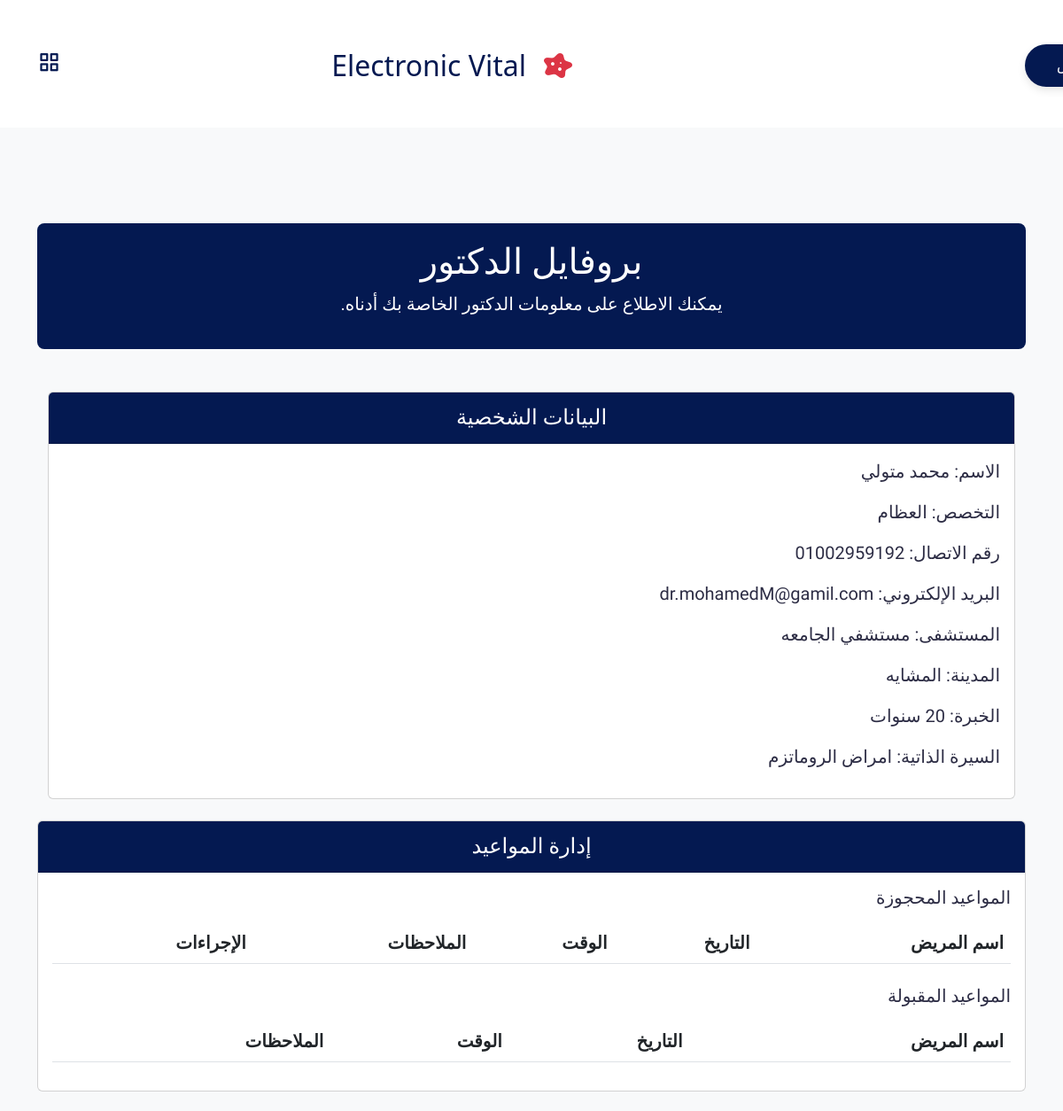
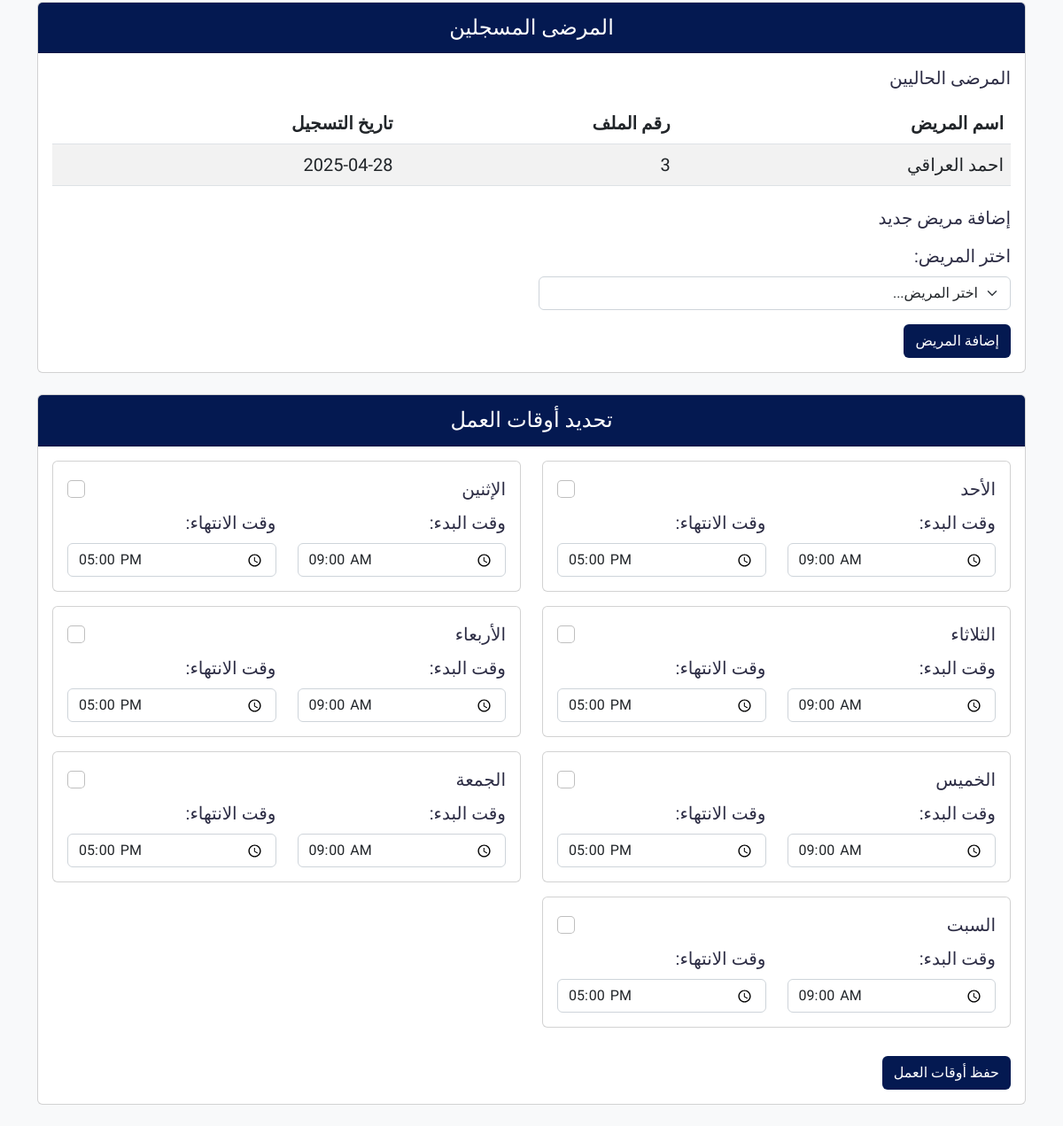
The page /doctor_profile.php (signed in) on the database as committed earlier (2 pictures, top to bottom).
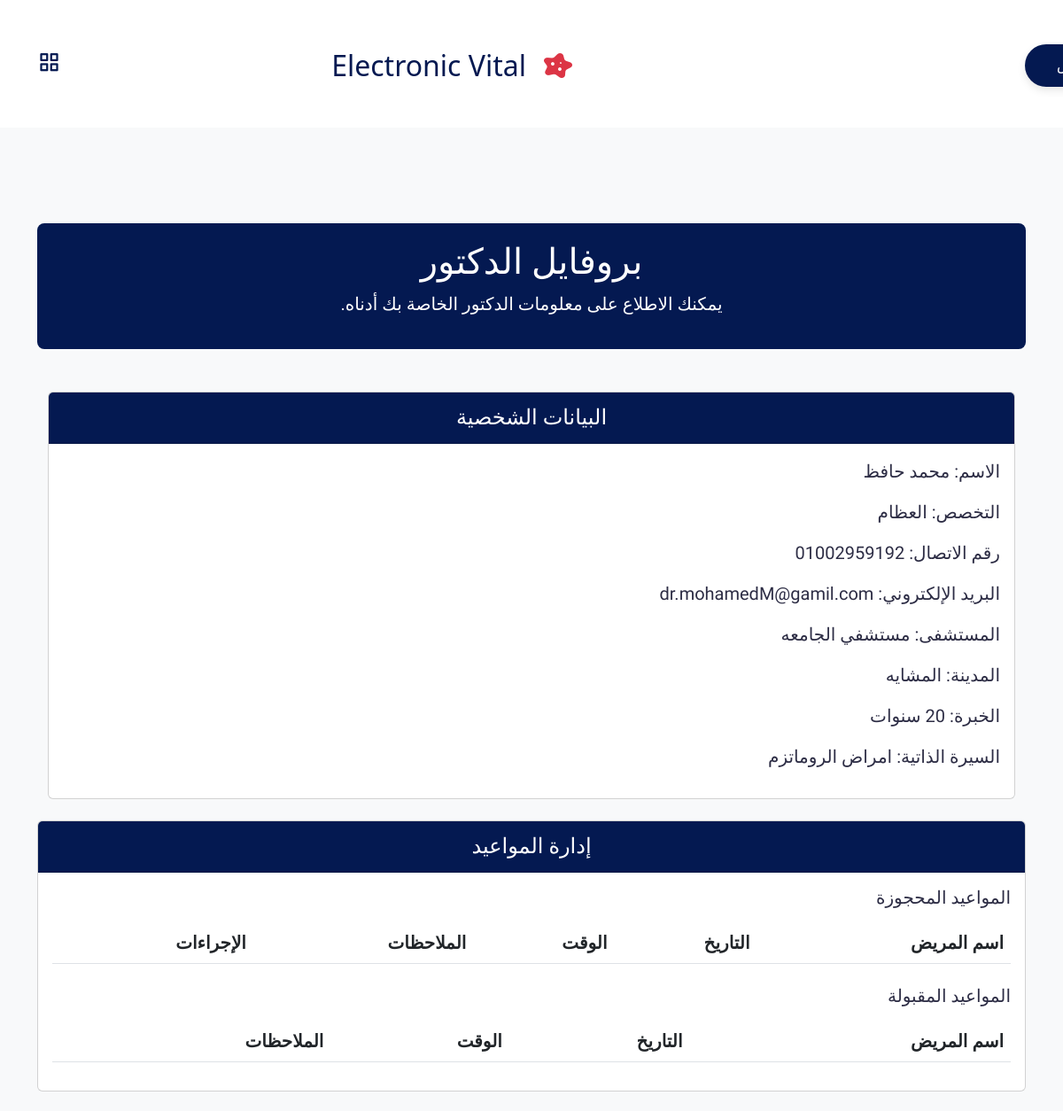
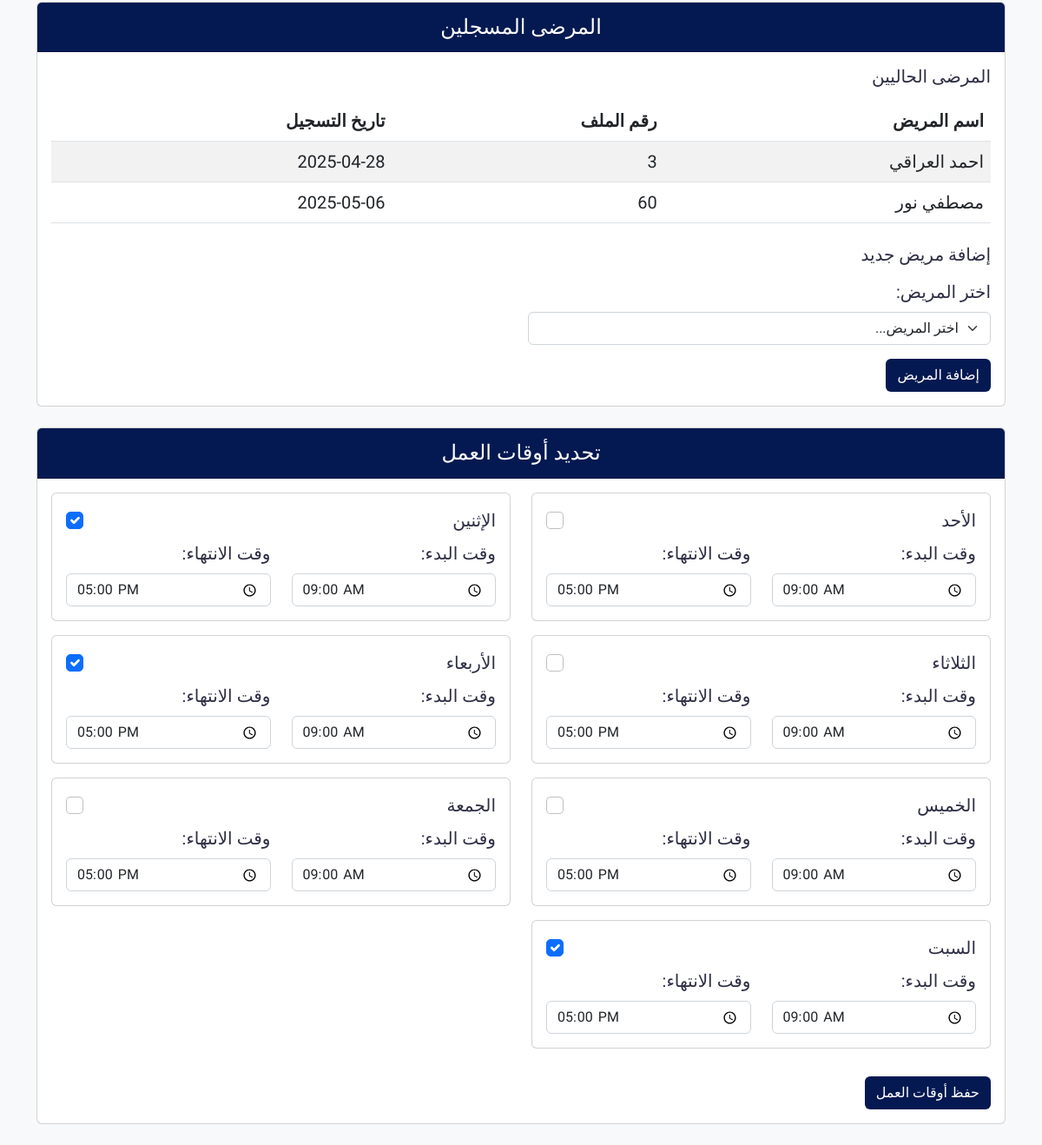
The same page on the database as committed later (2 pictures, top to bottom).
### tables this page shows
CREATE TABLE `doctors` (
  `doctor_id` int NOT NULL,
  `name` varchar(100) NOT NULL,
  `specialty` varchar(100) DEFAULT NULL,
  `contact_number` varchar(20) DEFAULT NULL,
  `email` varchar(100) DEFAULT NULL,
  `hospital_affiliation` varchar(255) DEFAULT NULL,
  `password` varchar(255) NOT NULL,
  `address` varchar(255) NOT NULL,
  `qualification` varchar(255) NOT NULL,
  `experience` int NOT NULL,
  `created_at` timestamp NOT NULL DEFAULT CURRENT_TIMESTAMP,
  `status` enum('active','inactive') NOT NULL DEFAULT 'active',
  `working_hours` text
);

CREATE TABLE `patient_doctors` (
  `id` int NOT NULL,
  `patient_id` int DEFAULT NULL,
  `doctor_id` int DEFAULT NULL,
  `registration_date` timestamp NULL DEFAULT CURRENT_TIMESTAMP
);

CREATE TABLE `patients` (
  `patient_id` int NOT NULL,
  `name` varchar(100) NOT NULL,
  `date_of_birth` date NOT NULL,
  `gender` enum('Male','Female','Other') NOT NULL,
  `contact_number` varchar(20) DEFAULT NULL,
  `email` varchar(100) DEFAULT NULL,
  `address` text,
  `password` varchar(255) NOT NULL,
  `created_at` timestamp NOT NULL DEFAULT CURRENT_TIMESTAMP,
  `status` enum('active','inactive') NOT NULL DEFAULT 'active'
);

### doctor_profile.php (the view, shortened to what the changed rows need)
<?php
include 'db.php';
$doctor_id = $_SESSION['doctor_id'];
$sql_doctor = "SELECT * FROM doctors WHERE doctor_id = $doctor_id";
$result_doctor = $conn->query($sql_doctor);
if ($result_doctor->num_rows > 0) {
    $doctor = $result_doctor->fetch_assoc();
} else {
    echo "لا يوجد دكتور بهذا الرقم!";
    exit;
}
?>
<!DOCTYPE html>
<html lang="ar" dir="rtl">
<head>
    <link href="https://cdn.jsdelivr.net/npm/bootstrap@5.2.0-beta1/dist/css/bootstrap.min.css" rel="stylesheet">
    <link href="https://cdnjs.cloudflare.com/ajax/libs/font-awesome/6.0.0-beta3/css/all.min.css" rel="stylesheet">
    <link href="https://unpkg.com/boxicons@2.1.1/css/boxicons.min.css" rel="stylesheet" />
    <link rel="stylesheet" href="css/styles.css" />
</head>
<body class="bg-light">
  <br>
    <br>
    <div class="container mt-5">
        <div class="profile-header text-center">
        <h1 class="text-center" style="color: white">بروفايل الدكتور</h1>
    </div>
    <div class="container mt-5">
        <div class="card">
            <div class="card-body">
                <p><strong>الاسم:</strong> <?php echo $doctor['name']; ?></p>
                <p><strong>التخصص:</strong> <?php echo $doctor['specialty']; ?></p>
                <p><strong>رقم الاتصال:</strong> <?php echo $doctor['contact_number']; ?></p>
                <p><strong>البريد الإلكتروني:</strong> <?php echo $doctor['email']; ?></p>
                <p><strong>المستشفى:</strong> <?php echo $doctor['hospital_affiliation']; ?></p>
                <p><strong>المدينة:</strong> <?php echo $doctor['address']; ?></p>
                <p><strong>الخبرة:</strong> <?php echo $doctor['experience']; ?> سنوات</p>
                <p><strong>السيرة الذاتية:</strong> <?php echo nl2br($doctor['qualification']); ?></p>
            </div>
        </div>
    </div>
    <div class="card mt-4">
        <div class="card-body">
            <table class="table table-striped">
                <thead>
                    <tr>
                        <th>اسم المريض</th>
                        <th>التاريخ</th>
                        <th>الوقت</th>
                        <th>الملاحظات</th>
                        <th>الإجراءات</th>
                    </tr>
                </thead>
            </table>
            <table class="table table-striped">
                <thead>
                    <tr>
                        <th>اسم المريض</th>
                        <th>التاريخ</th>
                        <th>الوقت</th>
                        <th>الملاحظات</th>
                    </tr>
                </thead>
            </table>
        </div>
    </div>
    <div class="card mt-4">
            <div class="card-body">
                <table class="table table-striped">
                    <thead>
                        <tr>
                            <th>اسم المريض</th>
                            <th>رقم الملف</th>
                            <th>تاريخ التسجيل</th>
                        </tr>
                    </thead>
                    <tbody>
                        <?php
                        $sql_my_patients = "SELECT p.*, pd.registration_date
                                         FROM patients p
                                         JOIN patient_doctors pd ON p.patient_id = pd.patient_id
                                         WHERE pd.doctor_id = $doctor_id";
                        $my_patients_result = $conn->query($sql_my_patients);
                        while($patient = $my_patients_result->fetch_assoc()):
                        ?>
                            <tr>
                                <td><?php echo $patient['name']; ?></td>
                                <td><?php echo $patient['patient_id']; ?></td>
                                <td><?php echo date('Y-m-d', strtotime($patient['registration_date'])); ?></td>
                            </tr>
                        <?php endwhile; ?>
                    </tbody>
                </table>
            </div>
        </div>
    <div class="card mt-4 mb-4">
        <div class="card-body">
            <form action="update_working_hours.php" method="POST">
                <div class="row">
                    <?php
                    $days = ['الأحد', 'الإثنين', 'الثلاثاء', 'الأربعاء', 'الخميس', 'الجمعة', 'السبت'];
                    $sql_hours = "SELECT * FROM doctor_working_hours WHERE doctor_id = $doctor_id";
                    $hours_result = $conn->query($sql_hours);
                    $working_hours = [];
                    while($hour = $hours_result->fetch_assoc()) {
                        $working_hours[$hour['day']] = [
                            'start_time' => $hour['start_time'],
                            'end_time' => $hour['end_time'],
                            'is_working' => $hour['is_working']
                        ];
                    }
                    foreach($days as $index => $day):
                        $current_hours = isset($working_hours[$index]) ? $working_hours[$index] : ['start_time' => '09:00', 'end_time' => '17:00', 'is_working' => 0];
                    ?>
                    <div class="col-md-6 mb-3">
                        <div class="card">
                            <div class="card-body">
                                <div class="form-check mb-2">
                                    <input type="checkbox" class="form-check-input" id="working_<?php echo $index; ?>"
                                           name="working_days[<?php echo $index; ?>]" value="1"
                                           <?php echo $current_hours['is_working'] ? 'checked' : ''; ?>>
                                    <label class="form-check-label" for="working_<?php echo $index; ?>"><?php echo $day; ?></label>
                                </div>
                                <div class="row">
                                    <div class="col-6">
                                        <label class="form-label">وقت البدء:</label>
                                        <input type="time" class="form-control" name="start_time[<?php echo $index; ?>]"
                                               value="<?php echo $current_hours['start_time']; ?>">
                                    </div>
                                    <div class="col-6">
                                        <label class="form-label">وقت الانتهاء:</label>
                                        <input type="time" class="form-control" name="end_time[<?php echo $index; ?>]"
                                               value="<?php echo $current_hours['end_time']; ?>">
                                    </div>
                                </div>
                            </div>
                        </div>
                    </div>
                    <?php endforeach; ?>
                </div>
            </form>
        </div>
    </div>
</body>
</html>

Rows that differ between the two databases and show on the page:
changed doctors "العظام": name "محمد متولي" → "محمد حافظ"
added patient_doctors: patient.name "مصطفي نور", patient.patient_id "60", registration_date "2025-05-06"
Other text that changed with them:
form field value: "☐" → "☑"
form field start_time: "09:00" → "09:00:00"
form field end_time: "17:00" → "17:00:00"
